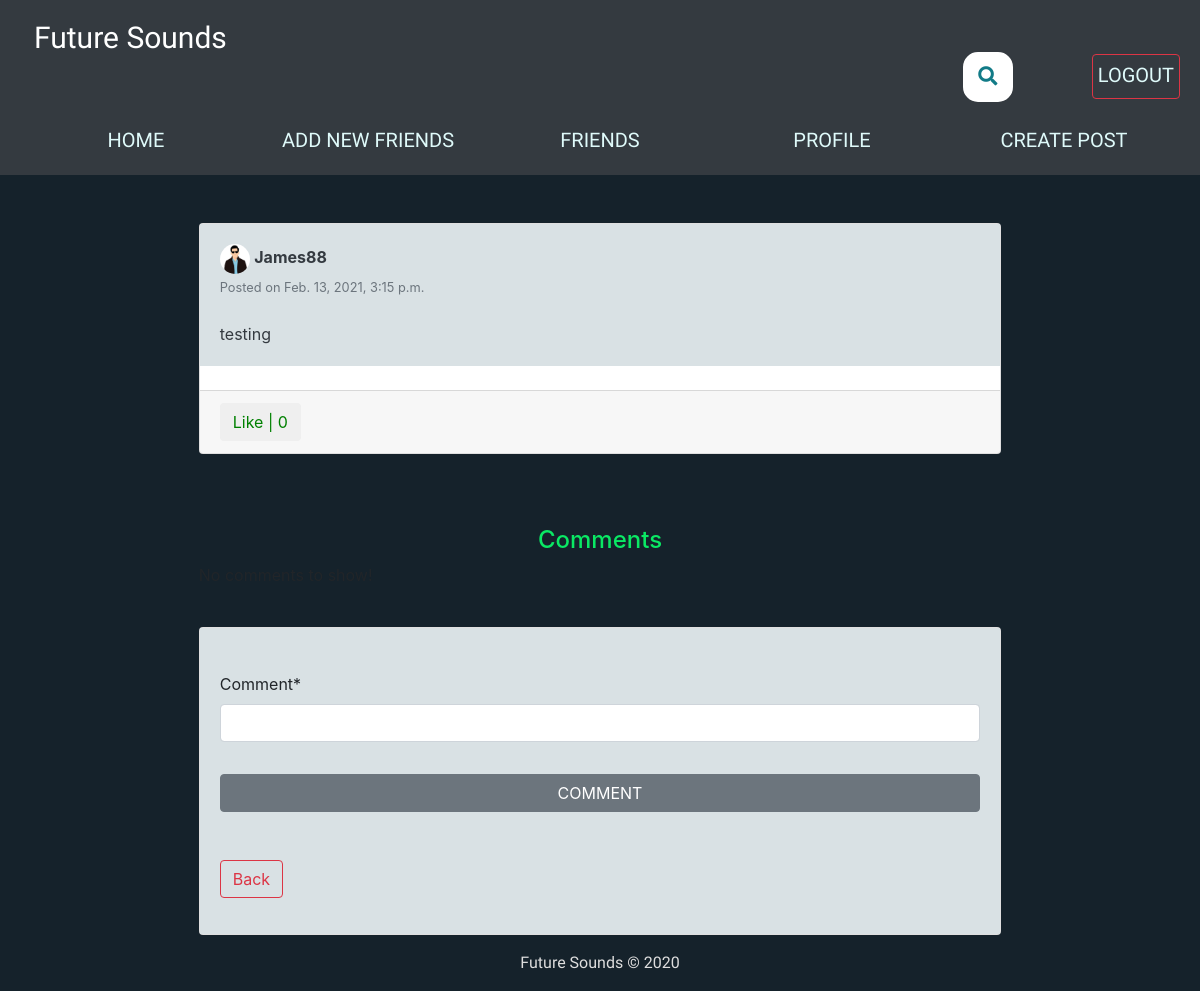
/post/22/ (signed in), run on an earlier commit of the app's database.
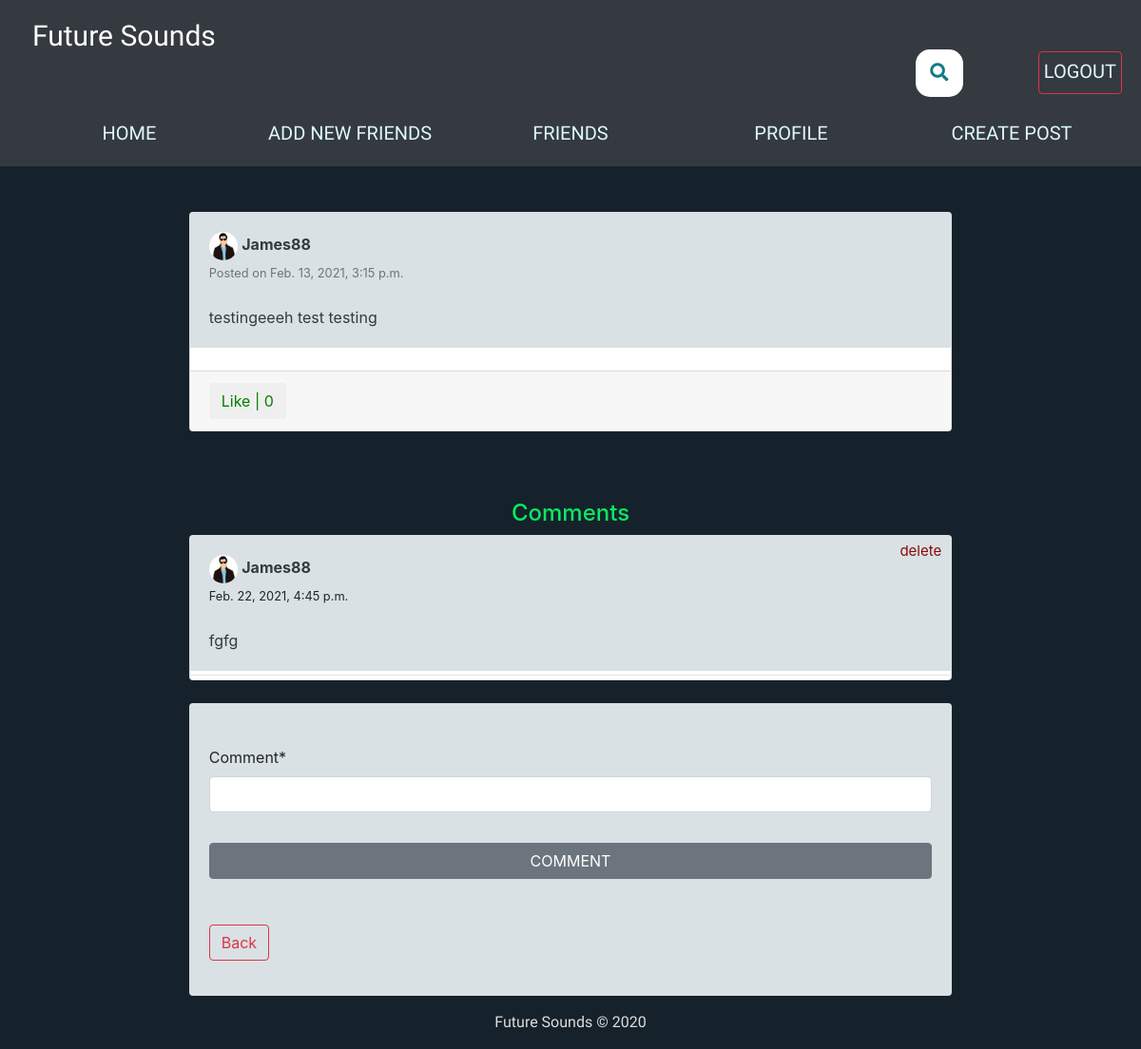
And on a later commit of the database.
### feed/models.py (models this page shows, shortened)
class Post(models.Model):
	description = models.TextField(max_length=255)
	pic = models.ImageField(upload_to='path/to/img', blank=True)
	date_posted = models.DateTimeField(default=timezone.now)
	user_name = models.ForeignKey(User, on_delete=models.CASCADE)
	tags = models.CharField(max_length=100, blank=True)

class Comments(models.Model):
	post = models.ForeignKey(Post, related_name='details', on_delete=models.CASCADE)
	username = models.ForeignKey(User, related_name='details', on_delete=models.CASCADE)
	comment = models.CharField(max_length=255)
	comment_date = models.DateTimeField(default=timezone.now)

### users/models.py (models this page shows, shortened)
class Profile(models.Model):
    user = models.OneToOneField(User, on_delete=models.CASCADE)
    image = models.ImageField(default='default.png', upload_to='profile_pics')
    slug = AutoSlugField(populate_from='user')
    bio = models.CharField(max_length=255, blank=True)
    friends = models.ManyToManyField('Profile', blank=True)
    def get_absolute_url(self):
        return "/users/{}".format(self.slug)

### feed/views.py (the view)
# urls.py: path('post/<int:pk>/', views.post_detail, name='post-detail'),
@login_required
def post_detail(request, pk):
    post = get_object_or_404(Post, pk=pk)
    user = request.user
    is_liked =  Like.objects.filter(user=user, post=post)
    if request.method == 'POST':
        form = NewCommentForm(request.POST)
        if form.is_valid():
            data = form.save(commit=False)
            data.post = post
            data.username = user
            data.save()
            return redirect('post-detail', pk=pk)
    else:
        form = NewCommentForm()
    return render(request, 'feed/post_detail.html', {'post':post, 'is_liked':is_liked, 'form':form})

### feed/forms.py
class NewCommentForm(forms.ModelForm):
	class Meta:
		model = Comments
		fields = ['comment']

### feed/templates/feed/post_detail.html (shortened to what this page needs)
{% extends "feed/layout.html" %}
{% load static %}
{% load crispy_forms_tags %}
{% block searchform %}
<div class="container2">
<link rel="stylesheet" href="https://use.fontawesome.com/releases/v5.3.1/css/all.css"
integrity="sha384-mzrmE5qonljUremFsqc01SB46JvROS7bZs3IO2EmfFsd15uHvIt+Y8vEf7N7fWAU">
<form class="searchbar" action="{% url 'search_posts' %}" method="get"">
  <button id="search_btn" type="submit">
  <i class="fa fa-search"></i>
  </button>
</form>
</div>
{% endblock searchform %}
{% block content %}
	<div class="container">
	    <div class="row">
	      <div class="col-xl-9 col-md-10 m-auto order-xl-2 mb-5 mb-xl-0">
	        <div class="card card-signin my-5">
	          <div class="card-body">
	          	<a href="{{ post.user_name.profile.get_absolute_url }}"><img src="{{ post.user_name.profile.image.url }}" class="rounded-circle" width="30" height="30" alt=""></a>
	          	<a class="text-dark" href="{{ post.user_name.profile.get_absolute_url }}"><b>{{ post.user_name }}</b></a>
	          	<br><small class="text-muted">Posted on {{ post.date_posted }}</small>
	          	<br><br>
	            <p class="card-text text-dark">{{ post.description }}</p>
	          </div>
			  {% if post.pic %}
	          <a href="{{ post.pic.url }}"><img class="card-img-top" src="{{ post.pic.url }}" alt=""></a>
			  {% endif %}
	          <div class="card-footer">
	          	<button class="btn btn-white mr-3 like" id="{{ post.id }}">
			        {% if is_liked %}
			            <a href="{% url 'post-like' %}" style="color:red;" id="likebtn{{ post.id }}"> Unlike | {{post.likes.count}}</a>
			        {% else %}
			            <a href="{% url 'post-like' %}" style="color:green;" id="likebtn{{ post.id }}"> Like | {{post.likes.count}}</a>
			        {% endif %}
			    </button>
	          </div>
	        </div>
	  	   </div>
	    </div>
	    <br>
		<h4 class="comment_text">Comments</h4>
		<div class="row">
	    	<div class="col-xl-9 col-md-10 m-auto order-xl-2 mb-0 mb-xl-0">
	    		{% if post.details.all %}
	    		<div class="card card-signin my-0">
	    		{% for detail in post.details.all %}
	    			<div class="card-body">
	    				<a href="{{ detail.username.profile.get_absolute_url }}">
	    					<img src="{{ detail.username.profile.image.url }}" class="rounded-circle" width="30" height="30" alt="">
	    				</a>
	          			<a class="text-dark" href="{{ detail.username.profile.get_absolute_url }}"><b>{{ detail.username }}</b></a>
						  {% if request.user == detail.username %}
						  <div class="delete_comment_button">
						 <a class="comment_delete" href="{% url 'comment-delete' detail.pk %}">delete</a>
						</div>
						{% endif %}
	          			<br><small>{{ detail.comment_date }}</small><br><br>
	          			<p class="card-text text-dark">{{ detail.comment }}</p>
	    			</div>
	    			<hr class="my-1">
	    		{% endfor %}
	    		</div>
	    		{% else %}
	    			<p>No comments to show!</p>
	    		{% endif %}
	    	</div>
	    </div>
		<br>
	    <div class="row">
	    	<div class="col-xl-9 col-md-10 m-auto order-xl-2 mb-5 mb-xl-0">
	    		<div class="card card-signin my-0">
	    			<div class="card-body">
	    				<form class="form-signin" method = "POST">
				            <fieldset class="form-group"><br>
				                {{ form|crispy }}
				            </fieldset>
				            <div class="form-group">
				                <button class="btn btn-secondary btn-block text-uppercase" type="submit">Comment</button><br>
								<br>
								<a class="btn btn-outline-danger" href="{% url 'home' %}">Back</a>
				            </div>
	    			</div>
	    		</div>
	    	</div>
	    </div>
	</div>
{% endblock content %}

What changed in the data, as far as the page shows it:
changed Post "James88": description "testing" → "testingeeeh test testing"
added Comments: username.profile.image (picture), username "James88", shows "delete", comment_date "Feb. 22, 2021, 4:45 p.m.", comment "fgfg"
